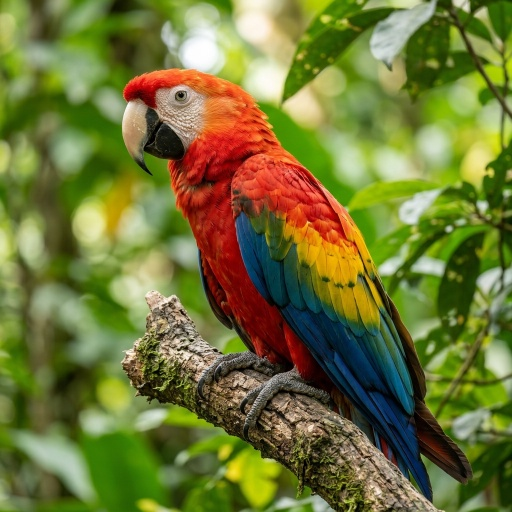
#> input picture roji/sample.jpg, 512 x 512 px
$ python frequency_filters.py
#> lines starting #> are read from the running program, lines starting #| are printed output that depends on the picture
# Question 21: Apply low-pass and high-pass filters in frequency domain
import cv2
import numpy as np
import matplotlib.pyplot as plt

# Read image in grayscale
img = cv2.imread("sample.jpg", 0)
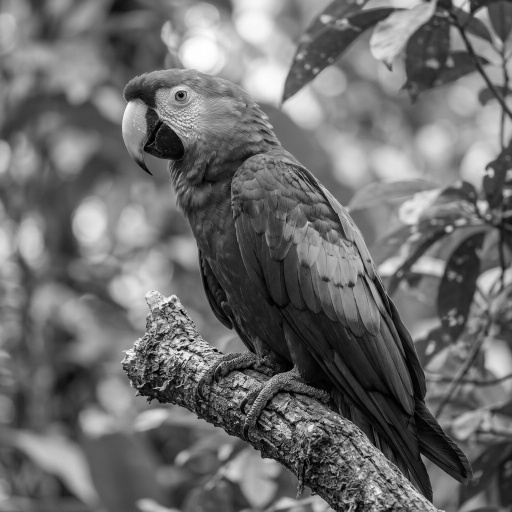
#> img: shape (512, 512); min 0, max 255, mean 109.1

# Fourier Transform
f = np.fft.fft2(img)
fshift = np.fft.fftshift(f)

rows, cols = img.shape
#> rows = 512; cols = 512
crow, ccol = rows // 2, cols // 2
#> crow = 256; ccol = 256

# Create Low-Pass and High-Pass masks
mask_low = np.zeros((rows, cols), np.uint8)
mask_high = np.ones((rows, cols), np.uint8)

r = 30  # Radius

# Circular masks
Y, X = np.ogrid[:rows, :cols]
#> Y = 512 values from 0 to 511
distance = (X - ccol) ** 2 + (Y - crow) ** 2

mask_low[distance <= r**2] = 1
mask_high[distance <= r**2] = 0

# Apply filters
low_pass = fshift * mask_low
high_pass = fshift * mask_high

# Inverse Fourier Transform
low_img = np.fft.ifft2(np.fft.ifftshift(low_pass))
high_img = np.fft.ifft2(np.fft.ifftshift(high_pass))

# Magnitude
low_img = np.abs(low_img)
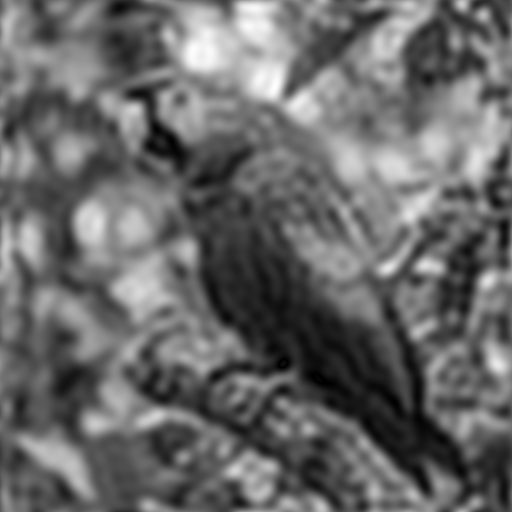
#> low_img: shape (512, 512) float64; min 0.0165, max 264.2, mean 109.1; drawn with min black and max white
high_img = np.abs(high_img)
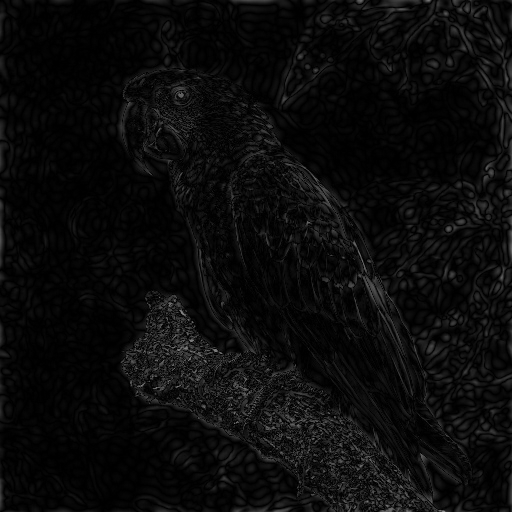
#> high_img: shape (512, 512) float64; min 5.31e-06, max 145.5, mean 11.3

# Display images
plt.figure(figsize=(15,5))

plt.subplot(1,3,1)
plt.imshow(img, cmap='gray')
plt.title("Original Image")
plt.axis("off")

plt.subplot(1,3,2)
plt.imshow(low_img, cmap='gray')
plt.title("Low-Pass Filter")
plt.axis("off")

plt.subplot(1,3,3)
plt.imshow(high_img, cmap='gray')
plt.title("High-Pass Filter")
plt.axis("off")

plt.tight_layout()
plt.show()
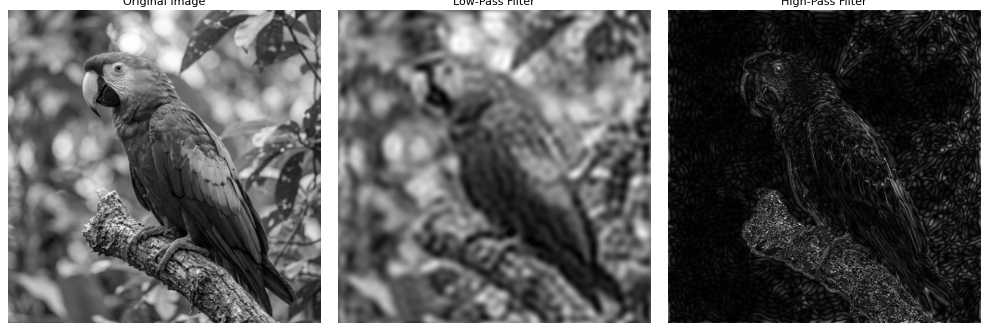
#> figure drawn by matplotlib, 3 panels

$ run again, with roji/image1.jpg copied over roji/sample.jpg
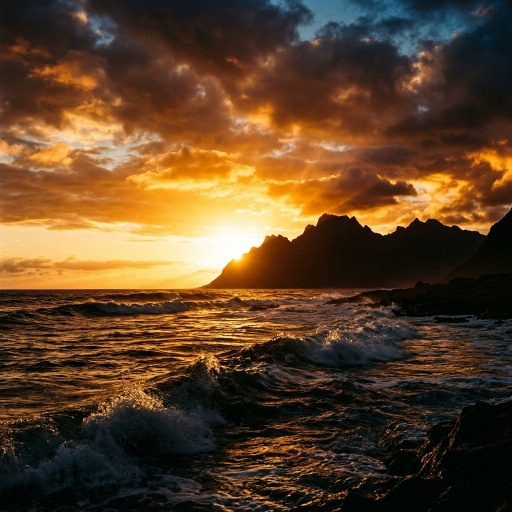
#> input picture roji/image1.jpg, 512 x 512 px
#> `high_img = np.abs(high_img)`:
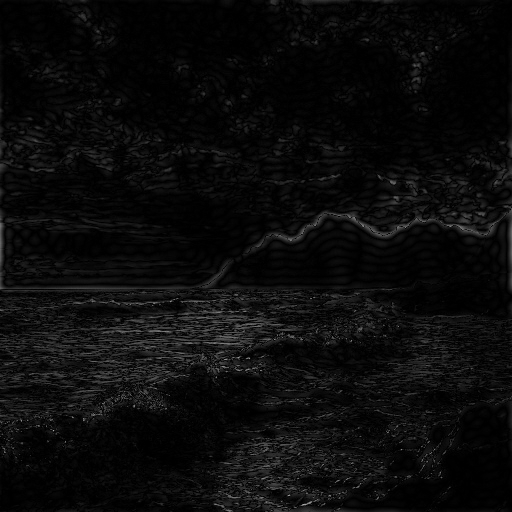
#> high_img: shape (512, 512) float64; min 0.000107, max 171.2, mean 11.2
#> `plt.show()`:
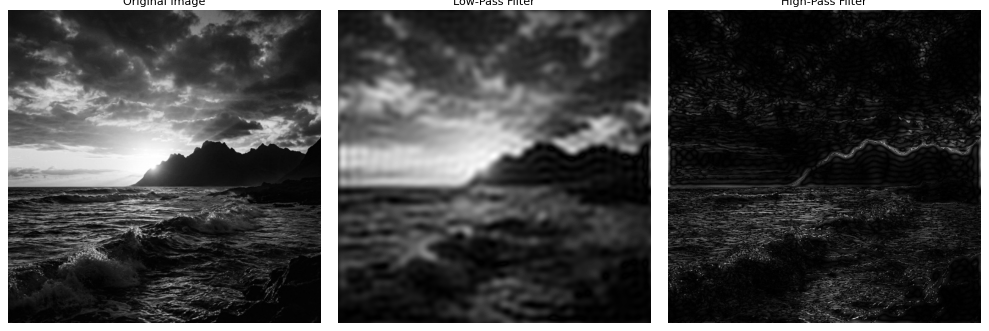
#> figure drawn by matplotlib, 3 panels
